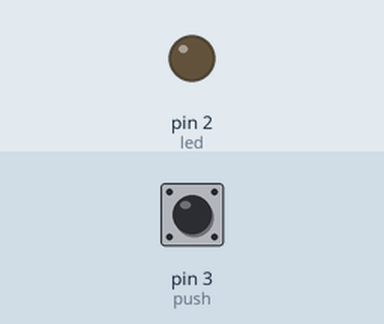
Recording of a sketch running on a simulated Arduino Uno, built with avr-gcc and run on an emulated ATmega328P. Parts: output pins drawn as LEDs (lit = HIGH). Inputs (shaded band) come from the test bench; at power-on: pin 3 (push) HIGH.

Above: at 1.2 s.
1.3 s: pin 3 (push) pulled LOW for 0.15 s
At 1.37 s:
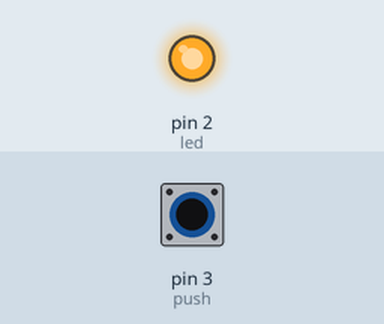
2.9 s: pin 3 (push) pulled LOW for 3.2 s
At 7.3 s:
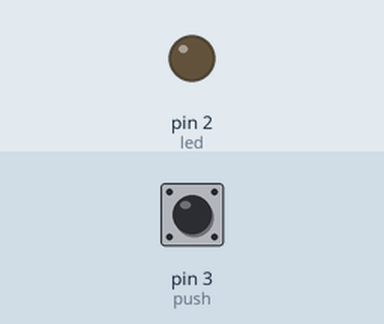
Timing chart, 0 to 8.8 s (numbered marks = the images above; inputs shaded):
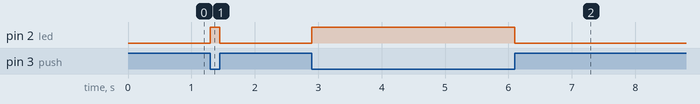

Measured:
- after the input at 1.3 s, pin 2 (led): LOW → HIGH at once, → LOW 0.15 s later
- after the input at 2.9 s, pin 2 (led): LOW → HIGH at once, → LOW 3.2 s later

The sketch:

fichaex.ino
```cpp
// (licence header left out)
// Pin 13 has an LED connected on most Arduino boards.
// give it a name:
int led = 2;
int push = 3;

// the setup routine runs once when you press reset:
void setup() {
  // initialize the digital pin as an output.
  pinMode(led, OUTPUT);
  pinMode(push, INPUT_PULLUP);
}

// the loop routine runs over and over again forever:
void loop() {
  if (digitalRead(push)== LOW)
  {
    digitalWrite(led, HIGH);
  }
  else
  {
    digitalWrite(led, LOW);
  }
}
```
